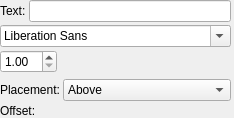
       <widget class="QWidget" name="continueWidget" native="true">
        <property name="sizePolicy">
         <sizepolicy hsizetype="Expanding" vsizetype="Preferred">
          <horstretch>0</horstretch>
          <verstretch>0</verstretch>
         </sizepolicy>
        </property>
        <layout class="QGridLayout" name="gridLayout_3">
         <property name="leftMargin">
          <number>0</number>
         </property>
         <property name="topMargin">
          <number>0</number>
         </property>
         <property name="rightMargin">
          <number>0</number>
         </property>
         <property name="bottomMargin">
          <number>0</number>
         </property>
         <property name="spacing">
          <number>3</number>
         </property>
         <item row="5" column="2">
          <widget class="Ms::ResetButton" name="resetContinueTextAlign" native="true">
           <property name="sizePolicy">
            <sizepolicy hsizetype="Fixed" vsizetype="Preferred">
             <horstretch>0</horstretch>
             <verstretch>0</verstretch>
            </sizepolicy>
           </property>
           <property name="accessibleName">
            <string>Reset 'Alignment' values</string>
           </property>
          </widget>
         </item>
         <item row="0" column="0" colspan="2">
          <layout class="QHBoxLayout" name="horizontalLayout_7">
           <item>
            <widget class="QLabel" name="label_10">
             <property name="text">
              <string>Text:</string>
             </property>
             <property name="alignment">
              <set>Qt::AlignLeading|Qt::AlignLeft|Qt::AlignVCenter</set>
             </property>
             <property name="buddy">
              <cstring>continueText</cstring>
             </property>
            </widget>
           </item>
           <item>
            <widget class="QLineEdit" name="continueText">
             <property name="sizePolicy">
              <sizepolicy hsizetype="Expanding" vsizetype="Fixed">
               <horstretch>0</horstretch>
               <verstretch>0</verstretch>
              </sizepolicy>
             </property>
             <property name="accessibleName">
              <string>Continue text</string>
             </property>
            </widget>
           </item>
          </layout>
         </item>
         <item row="6" column="0">
          <widget class="QLabel" name="label_14">
           <property name="text">
            <string>Placement:</string>
           </property>
           <property name="alignment">
            <set>Qt::AlignLeading|Qt::AlignLeft|Qt::AlignVCenter</set>
           </property>
           <property name="buddy">
            <cstring>continueTextPlacement</cstring>
           </property>
          </widget>
         </item>
         <item row="7" column="0">
          <widget class="QLabel" name="label_15">
           <property name="sizePolicy">
            <sizepolicy hsizetype="Fixed" vsizetype="Preferred">
             <horstretch>0</horstretch>
             <verstretch>0</verstretch>
            </sizepolicy>
           </property>
           <property name="text">
            <string>Offset:</string>
           </property>
           <property name="alignment">
            <set>Qt::AlignLeading|Qt::AlignLeft|Qt::AlignVCenter</set>
           </property>
           <property name="buddy">
            <cstring>continueTextOffset</cstring>
           </property>
          </widget>
         </item>
         <item row="6" column="2">
          <widget class="Ms::ResetButton" name="resetContinueTextPlacement" native="true">
           <property name="sizePolicy">
            <sizepolicy hsizetype="Fixed" vsizetype="Preferred">
             <horstretch>0</horstretch>
             <verstretch>0</verstretch>
            </sizepolicy>
           </property>
           <property name="accessibleName">
            <string>Reset 'Placement' value</string>
           </property>
          </widget>
         </item>
         <item row="6" column="1">
          <widget class="QComboBox" name="continueTextPlacement">
           <property name="sizePolicy">
            <sizepolicy hsizetype="Expanding" vsizetype="Fixed">
             <horstretch>0</horstretch>
             <verstretch>0</verstretch>
            </sizepolicy>
           </property>
           <property name="accessibleName">
            <string>Placement</string>
           </property>
           <item>
            <property name="text">
             <string>Above</string>
            </property>
           </item>
           <item>
            <property name="text">
             <string>Below</string>
            </property>
           </item>
          </widget>
         </item>
         <item row="7" column="2">
          <widget class="Ms::ResetButton" name="resetContinueTextOffset" native="true">
           <property name="sizePolicy">
            <sizepolicy hsizetype="Fixed" vsizetype="Preferred">
             <horstretch>0</horstretch>
             <verstretch>0</verstretch>
            </sizepolicy>
           </property>
           <property name="accessibleName">
            <string>Reset 'Offset' values</string>
           </property>
          </widget>
         </item>
         <item row="0" column="2">
          <widget class="Ms::ResetButton" name="resetContinueText" native="true">
           <property name="sizePolicy">
            <sizepolicy hsizetype="Fixed" vsizetype="Preferred">
             <horstretch>0</horstretch>
             <verstretch>0</verstretch>
            </sizepolicy>
           </property>
           <property name="accessibleName">
            <string>Reset 'Text' value</string>
           </property>
          </widget>
         </item>
         <item row="2" column="2">
          <widget class="Ms::ResetButton" name="resetContinueFontFace" native="true">
           <property name="sizePolicy">
            <sizepolicy hsizetype="Fixed" vsizetype="Preferred">
             <horstretch>0</horstretch>
             <verstretch>0</verstretch>
            </sizepolicy>
           </property>
           <property name="accessibleName">
            <string>Reset 'Font face' value</string>
           </property>
          </widget>
         </item>
         <item row="7" column="1">
          <widget class="Ms::OffsetSelect" name="continueTextOffset" native="true">
           <property name="sizePolicy">
            <sizepolicy hsizetype="Expanding" vsizetype="Preferred">
             <horstretch>0</horstretch>
             <verstretch>0</verstretch>
            </sizepolicy>
           </property>
           <property name="accessibleName">
            <string>Offset</string>
           </property>
          </widget>
         </item>
         <item row="2" column="0" colspan="2">
          <widget class="QFontComboBox" name="continueFontFace">
           <property name="sizePolicy">
            <sizepolicy hsizetype="Expanding" vsizetype="Fixed">
             <horstretch>0</horstretch>
             <verstretch>0</verstretch>
            </sizepolicy>
           </property>
           <property name="minimumSize">
            <size>
             <width>150</width>
             <height>0</height>
            </size>
           </property>
           <property name="accessibleName">
            <string>Font face</string>
           </property>
          </widget>
         </item>
         <item row="4" column="2">
          <widget class="Ms::ResetButton" name="resetContinueFontStyle" native="true">
           <property name="sizePolicy">
            <sizepolicy hsizetype="Fixed" vsizetype="Preferred">
             <horstretch>0</horstretch>
             <verstretch>0</verstretch>
            </sizepolicy>
           </property>
           <property name="accessibleName">
            <string>Reset 'Font style' values</string>
           </property>
          </widget>
         </item>
         <item row="4" column="0" colspan="2">
          <layout class="QHBoxLayout" name="horizontalLayout_3">
           <item>
            <widget class="QDoubleSpinBox" name="continueFontSize">
             <property name="accessibleName">
              <string>Font size</string>
             </property>
             <property name="minimum">
              <double>1.000000000000000</double>
             </property>
            </widget>
           </item>
           <item>
            <widget class="Ms::ResetButton" name="resetContinueFontSize" native="true">
             <property name="sizePolicy">
              <sizepolicy hsizetype="Fixed" vsizetype="Preferred">
               <horstretch>0</horstretch>
               <verstretch>0</verstretch>
              </sizepolicy>
             </property>
             <property name="accessibleName">
              <string>Reset 'Font size' value</string>
             </property>
            </widget>
           </item>
           <item>
            <spacer name="horizontalSpacer_6">
             <property name="orientation">
              <enum>Qt::Horizontal</enum>
             </property>
             <property name="sizeHint" stdset="0">
              <size>
               <width>0</width>
               <height>0</height>
              </size>
             </property>
            </spacer>
           </item>
           <item>
            <widget class="Ms::FontStyleSelect" name="continueFontStyle" native="true">
             <property name="accessibleName">
              <string>Font style</string>
             </property>
            </widget>
           </item>
          </layout>
         </item>
         <item row="5" column="0" colspan="2">
          <widget class="Ms::AlignSelect" name="continueTextAlign" native="true">
           <property name="sizePolicy">
            <sizepolicy hsizetype="Expanding" vsizetype="Preferred">
             <horstretch>0</horstretch>
             <verstretch>0</verstretch>
            </sizepolicy>
           </property>
           <property name="toolTip">
            <string>Text alignment</string>
           </property>
           <property name="accessibleName">
            <string>Alignment</string>
           </property>
          </widget>
         </item>
        </layout>
       </widget>
